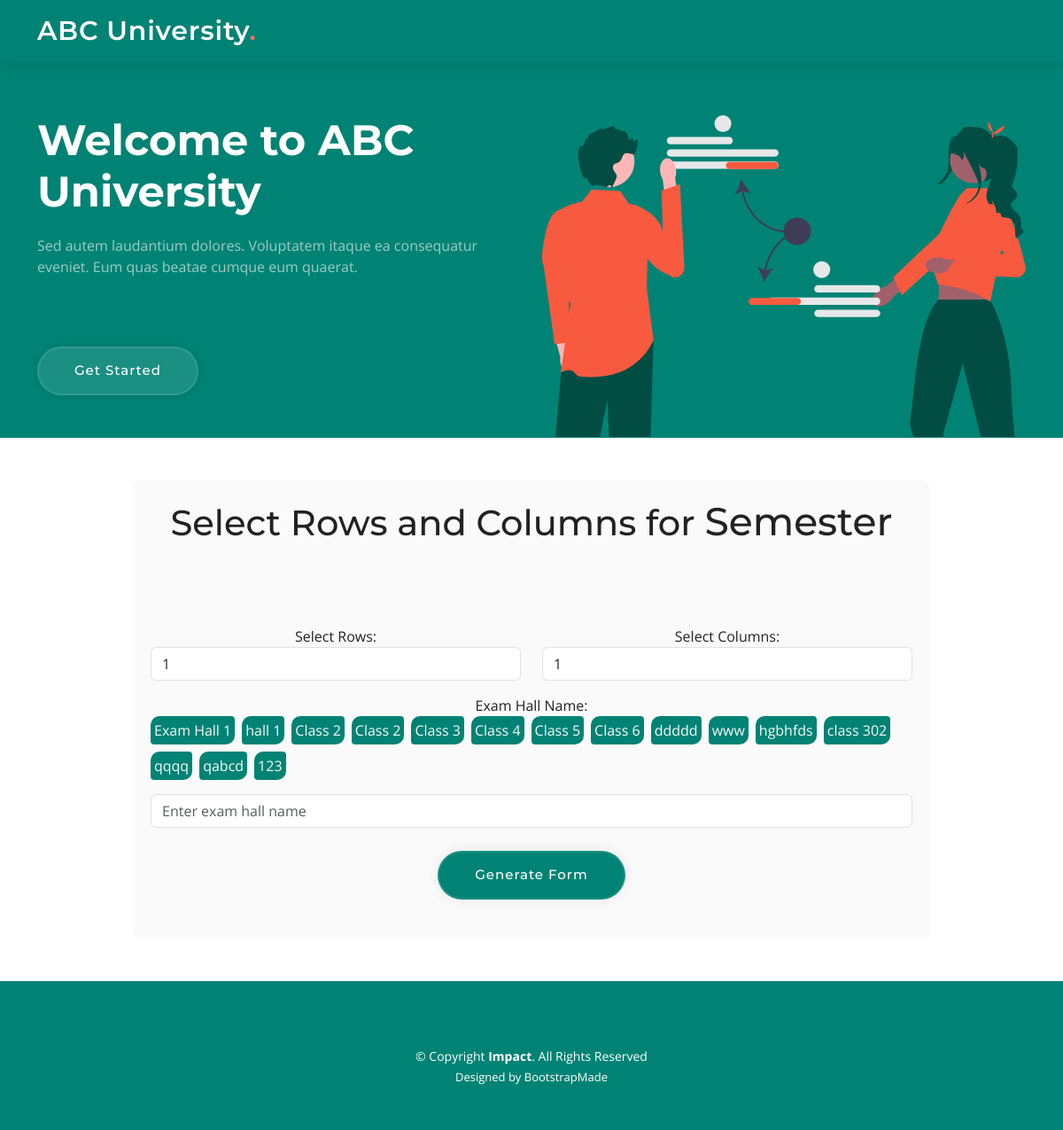
The app's page /select/ with its own data.
### exam/models.py (models this page shows, shortened)
class ExamHall(models.Model):
    name = models.CharField(max_length=100)

### exam/views.py (the view)
# urls.py: path('select/', views.subject_selector, name='subject_selector'),
def subject_selector(request):
    halls = ExamHall.objects.all()
    student_list=Student.objects.all()
    return render(request, 'subject_selector.html', {'halls': halls , 'student_list': student_list})

### templates/subject_selector.html (shortened to what this page needs)
{% extends "base.html" %}
{% load static %}
    {% block content  %}
    <div class="container custom-container my-5 form-group custom-form-group w-75" data-aos="fade-up">
        <div class="section-header mb-4">
            <h1>Select Rows and Columns for
                <span style="font-size:44px;"> Semester {{ selected_semester }}</span>
            </h1>
        </div>
        <form id="subjectForm" class="mx-auto" onsubmit="showSelectedSubjects(event); return false;">
            <div class="row">
                <div class="col-md-6 mb-3">
                    <label for="rows">Select Rows:</label>
                    <select class="form-control" id="rows">
                        <option value="1">1</option>
                    </select>
                </div>
                <div class="col-md-6 mb-3">
                    <label for="columns">Select Columns:</label>
                    <select class="form-control" id="columns">
                        <option value="1">1</option>
                    </select>
                </div>
            </div>
            <div class="mb-3">
                <label for="hall_name">Exam Hall Name:</label>
                <ul id="tagList" class="d-flex flex-wrap gap-2" style="list-style:none; overflow-x: auto; padding-inline-start: 0;">
                    {% for hall in halls %}
                    <li style="background-color:#008374; border-radius: 10px 4px 10px 4px; cursor:pointer; padding: 4px;" class="text-light" onclick="addTag('{{ hall.name }}')">{{ hall.name }}</li>
                    {% endfor %}
                </ul>
            </div>
            <div class="mb-3">
                <input class="form-control" type="text" id="hall_name" name="hall_name" placeholder="Enter exam hall name" readonly required>
            </div>
            <div class="text-center mb-4">
                <button id="get-started" class="custom-button" type="button" onclick="generateForm()">Generate Form</button>
            </div>
        </form>
    </div>
{% endblock content  %}

### static/assets/css/main.css (style rules this page uses)
:root { --font-default: "Open Sans", system-ui, -apple-system, "Segoe UI", Roboto, "Helvetica Neue", Arial, "Noto Sans", "Liberation Sans", sans-serif, "Apple Color Emoji", "Segoe UI Emoji", "Segoe UI Symbol", "Noto Color Emoji"; --font-primary: "Montserrat", sans-serif; --font-secondary: "Poppins", sans-serif; }
:root { --color-default: #222222; --color-primary: #008374; --color-secondary: #f85a40; }
:root { scroll-behavior: smooth; }
body { font-family: var(--font-default); color: var(--color-default); }
h1, h2, h3, h4, h5, h6 { font-family: var(--font-primary); }
.section-header { text-align: center; padding-bottom: 60px; }
#get-started { font-family: var(--font-primary); font-weight: 500; font-size: 15px; letter-spacing: 1px; display: inline-block; padding: 14px 40px; border-radius: 50px; transition: 0.3s; color: #fff; background: rgba(255, 255, 255, 0.1); box-shadow: 0 0 15px rgba(0, 0, 0, 0.08); border: 2px solid rgba(255, 255, 255, 0.1); }

### templates/subject_selector.html (style rules this page uses)
.custom-container { background-color: #fafafa; padding: 20px; border-radius: 10px; }
.custom-form-group { text-align: center; }
#get-started { font-family: var(--font-primary); font-weight: 500; font-size: 15px; letter-spacing: 1px; display: inline-block; padding: 14px 40px; border-radius: 50px; transition: 0.3s; color: #FFF; background-color: #008374; box-shadow: 0 0 15px rgba(0, 0, 0, 0.08); border: 2px solid rgba(255, 255, 255, 0.1); margin-top: 10px; }

### records on screen
ExamHall: name "Exam Hall 1"
ExamHall: name "hall 1"
ExamHall: name "Class 2"
ExamHall: name "Class 2"
ExamHall: name "Class 3"
ExamHall: name "Class 4"
ExamHall: name "Class 5"
ExamHall: name "Class 6"
ExamHall: name "ddddd"
ExamHall: name "www"
ExamHall: name "hgbhfds"
ExamHall: name "class 302"
ExamHall: name "qqqq"
ExamHall: name "qabcd"
ExamHall: name "123"
